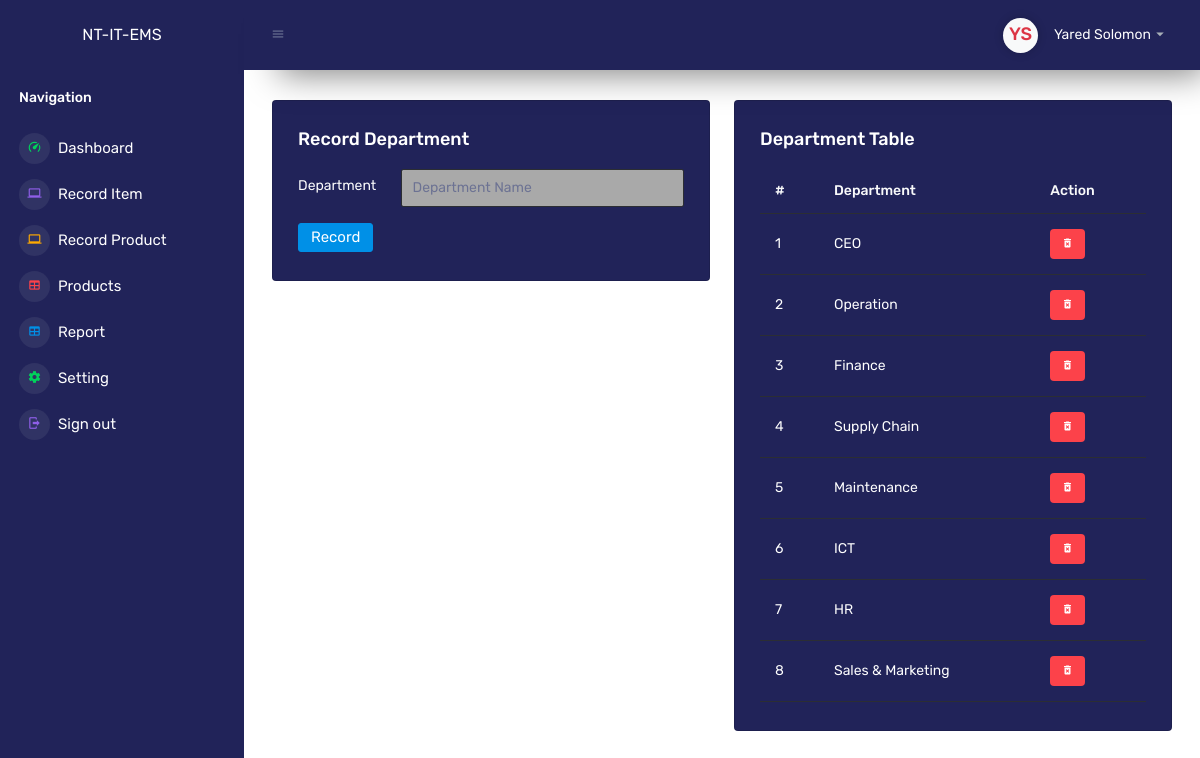
Page /dashboard/department.php (signed in) on the committed database.
### tables this page shows
CREATE TABLE IF NOT EXISTS `users` (
  `uid` int NOT NULL AUTO_INCREMENT,
  `username` varchar(50) NOT NULL,
  `password` longtext NOT NULL,
  `dep` varchar(255) NOT NULL,
  `last_login` timestamp NOT NULL DEFAULT CURRENT_TIMESTAMP ON UPDATE CURRENT_TIMESTAMP,
  `status` char(1) NOT NULL DEFAULT '1',
  `profile` longtext NOT NULL,
  PRIMARY KEY (`uid`)
);

CREATE TABLE IF NOT EXISTS `department` (
  `id` int NOT NULL AUTO_INCREMENT,
  `dep` varchar(255) NOT NULL,
  PRIMARY KEY (`id`)
);

### dashboard/department.php (the view, shortened to what this page needs)
<?php
$uid = $_SESSION['userinfo'];
$connect = new dbConnect();
$db = $connect->dbConnection();
$stm=$db->prepare("SELECT * FROM users WHERE uid='$uid'");
$stm->execute();
$userInfo = $stm->fetch(PDO::FETCH_ASSOC);
?>
<!DOCTYPE html>
<html lang="en">
<head>
    <link rel="stylesheet" href="../assets/vendors/mdi/css/materialdesignicons.min.css">
    <link rel="stylesheet" href="../assets/vendors/css/vendor.bundle.base.css">
    <link rel="stylesheet" href="../assets/vendors/jvectormap/jquery-jvectormap.css">
    <link rel="stylesheet" href="../assets/vendors/flag-icon-css/css/flag-icon.min.css">
    <link rel="stylesheet" href="../assets/vendors/owl-carousel-2/owl.carousel.min.css">
    <link rel="stylesheet" href="../assets/vendors/owl-carousel-2/owl.theme.default.min.css">
    <link rel="stylesheet" href="../assets/css/style.css">
	<link rel="stylesheet" href="../assets/css/u.css">
</head>
<body>
    <div class="container-scroller">
        <?php include 'sidebar.php'; ?>
        <div class="container-fluid page-body-wrapper">
            <?php include '_navbar.php'; ?>
<div class="main-panel">
    <div class="content-wrapper" style="background-color: #ffff;">
        <div class="row">
            <div class="col-md-6 grid-margin    ">
                <div class="card" style="background-color: #212359;">
                    <div class="card-body">
                        <h4 class="card-title">Record Department</h4>
                        <form class="forms-sample" action="../backend/recordDepartment.php" method="POST" enctype="multipart/form-data">
                            <div class="form-group row">
                                <label for="exampleInputUsername2" class="col-sm-3 col-form-label">Department</label>
                                <div class="col-sm-9">
                                    <input type="text text-dark" class="form-control" style="background-color: darkgray;" id="exampleInputUsername2" name="dep" placeholder="Department Name">
                                </div>
                            </div>
                            <button type="submit" class="btn btn-primary me-2">Record</button>
                        </form>
                    </div>
                </div>
            </div>
            <div class="col-lg-6 grid-margin stretch-card">
                <div class="card" style="background-color: #212359; color: #ffff;">
                    <div class="card-body">
                        <h4 class="card-title">Department Table</h4>
                        <div class="table-responsive">
                            <table class="table" style="color: #ffff;">
                                <thead>
                                    <tr>
                                        <th class="text-light">#</th>
                                        <th class="text-light">Department</th>
                                        <th class="text-light">Action</th>
                                    </tr>
                                </thead>
                                <tbody>
                                    <?php
                                    $no = 0;
                                    $stm = $db->prepare("SELECT * FROM department");
                                    $stm->execute();
                                    foreach ($stm->fetchAll() as $i => $row) {
                                        $no = $no + 1;
                                    ?>
                                        <tr>
                                            <td><?php echo $no ?></td>
                                            <td><?php echo $row['dep'] ?></td>
                                            <td>
                                                <a href="../backend/removeDepartment.php?id=<?php echo $row['id'] ?>">
                                                    <label class="badge badge-danger pointer"><i class="mdi mdi-delete-forever"></i></label></a>
                                            </td>
                                        </tr>
                                    <?php  }
                                    ?>
                                </tbody>
                            </table>
                        </div>
                    </div>
                </div>
            </div>
        </div>
    </div>
</div>
</div>
</div>
</body>
</html>

### dashboard/_navbar.php (shortened to what this page needs)
<nav class="navbar p-0 fixed-top d-flex flex-row" style="background-color: #212359; color: #ffff">
    <div class="navbar-menu-wrapper flex-grow d-flex align-items-stretch">
        <button class="navbar-toggler navbar-toggler align-self-center" type="button" data-toggle="minimize">
            <span class="mdi mdi-menu"></span>
        </button>
        <ul class="navbar-nav navbar-nav-right">
            <li class="nav-item dropdown">
                <a class="nav-link" id="profileDropdown" href="#" data-bs-toggle="dropdown">
                    <div class="navbar-profile">
                        <?php
                         if ($userInfo['profile']) {
                             echo '<img class="img-xs rounded-circle" src="' . $userInfo['profile'] . '" alt="">';
                         } else {
                             $words = explode(" ", $userInfo['username']);
                             $fullName = "";
                             foreach ($words as $w) {
                                 $fullName .= mb_substr($w, 0, 1);
                             }
                         ?>
                             <div class="img-xs rounded-circle no-profile bg-light text-danger text-center">
                                 <h4 style="margin-top: 8px;"><?php echo strtoupper($fullName); ?></h4>
                             </div>
                        <?php
                         }
                         ?>
                        <p class="mb-0 d-none d-sm-block navbar-profile-name"><?php echo ucwords($userInfo['username']); ?></p>
                        <i class="mdi mdi-menu-down d-none d-sm-block"></i>
                    </div>
                </a>
            </li>
        </ul>
    </div>
</nav>

### assets/css/u.css (style rules this page uses)
.form-control { color: aliceblue !important; }
.pointer { cursor: pointer; }
.setting-profile, .no-profile { background: blueviolet; color: aliceblue; display: flex; justify-content: center; align-items: center; box-shadow: 0 0 10px 0 rgba(0, 0, 0, 0.2); }

### rows in the picture
users: username "Yared Solomon"
department: dep "CEO"
department: dep "Operation"
department: dep "Finance"
department: dep "Supply Chain"
department: dep "Maintenance"
department: dep "ICT"
department: dep "HR"
department: dep "Sales & Marketing"

### other values in the picture
$fullName "YS"
